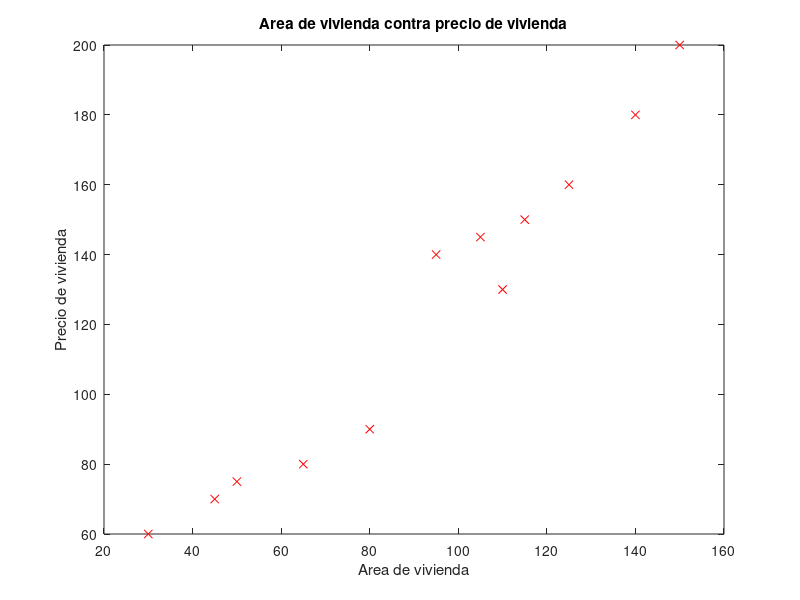

MATLAB code to generate this figure:
figure;
x = [30 45 50 65 80 95 105 110 115 125 140 150];
y = [60 70 75 80 90 140 145 130 150 160 180 200];

plot(x, y, 'rx', 'MarkerSize', 6);
title('Area de vivienda contra precio de vivienda');
xlabel('Area de vivienda');
ylabel('Precio de vivienda');